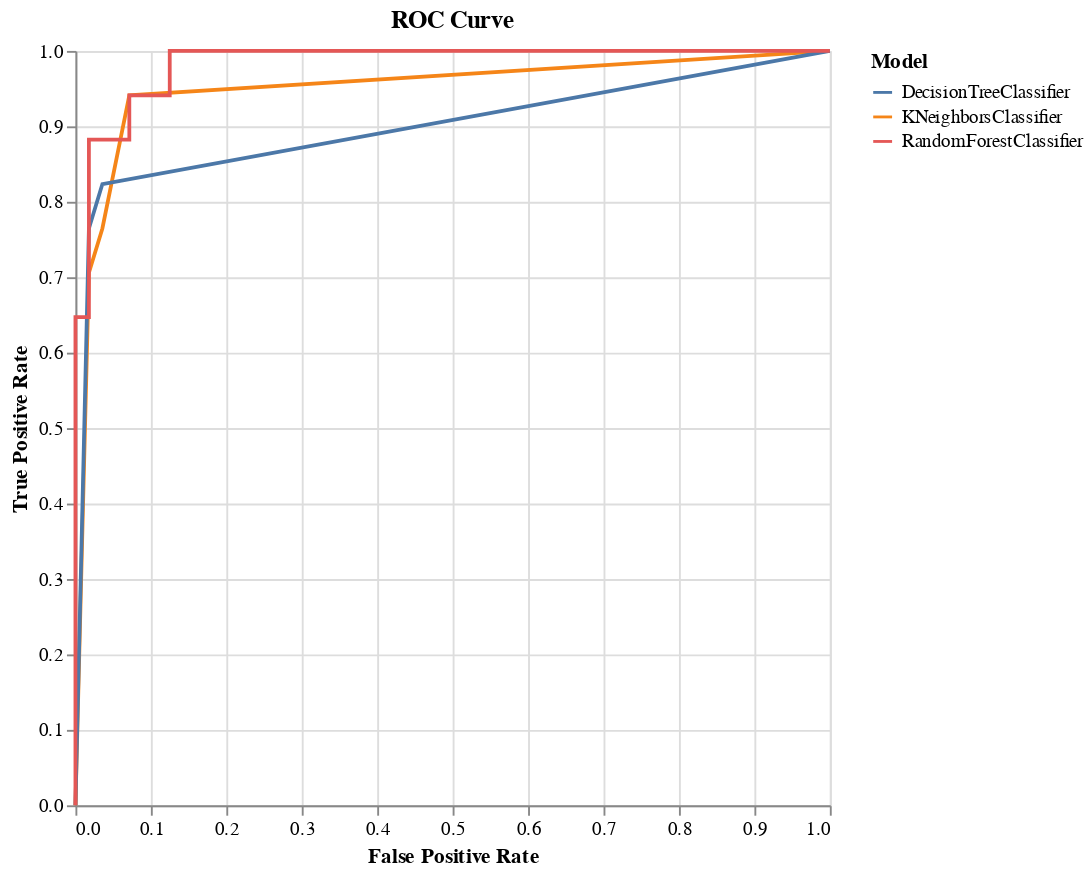

Source (notebook cell):
### Code cell
alt.Chart(df).mark_line(color='blue').encode(
    x=alt.X('False Positive Rate', title='False Positive Rate'),
    y=alt.Y('True Positive Rate', title='True Positive Rate'),
    color=alt.Color('Model'),
    tooltip = ['Model', 'AUC']
).properties(
    width=400,
    height=400,
    title=f'ROC Curve'
).configure_legend(orient='right', labelLimit= 0, )

### Figure 1 — Vega-Lite specification as saved in the notebook (floating-point values rounded to 4 significant figures)
{"config": {"view": {"continuousWidth": 300, "continuousHeight": 300}, "legend": {"labelLimit": 0, "orient": "right"}}, "data": {"name": "data-31a4bb6a4a0d9b51c407cd044ac67924"}, "mark": {"type": "line", "color": "blue"}, "encoding": {"color": {"field": "Model", "type": "nominal"}, "tooltip": [{"field": "Model", "type": "nominal"}, {"field": "AUC", "type": "quantitative"}], "x": {"field": "False Positive Rate", "title": "False Positive Rate", "type": "quantitative"}, "y": {"field": "True Positive Rate", "title": "True Positive Rate", "type": "quantitative"}}, "height": 400, "title": "ROC Curve", "width": 400, "$schema": "https://vega.github.io/schema/vega-lite/v5.17.0.json", "datasets": {"data-31a4bb6a4a0d9b51c407cd044ac67924": [{"False Positive Rate": 0.0, "True Positive Rate": 0.0, "AUC": 0.9512, "Model": "KNeighborsClassifier"}, {"False Positive Rate": 0.01786, "True Positive Rate": 0.7059, "AUC": 0.9512, "Model": "KNeighborsClassifier"}, {"False Positive Rate": 0.03571, "True Positive Rate": 0.7647, "AUC": 0.9512, "Model": "KNeighborsClassifier"}, {"False Positive Rate": 0.07143, "True Positive Rate": 0.9412, "AUC": 0.9512, "Model": "KNeighborsClassifier"}, {"False Positive Rate": 1.0, "True Positive Rate": 1.0, "AUC": 0.9512, "Model": "KNeighborsClassifier"}, {"False Positive Rate": 0.0, "True Positive Rate": 0.0, "AUC": 0.9002, "Model": "DecisionTreeClassifier"}, {"False Positive Rate": 0.01786, "True Positive Rate": 0.7647, "AUC": 0.9002, "Model": "DecisionTreeClassifier"}, {"False Positive Rate": 0.03571, "True Positive Rate": 0.8235, "AUC": 0.9002, "Model": "DecisionTreeClassifier"}, {"False Positive Rate": 1.0, "True Positive Rate": 1.0, "AUC": 0.9002, "Model": "DecisionTreeClassifier"}, {"False Positive Rate": 0.0, "True Positive Rate": 0.0, "AUC": 0.9842, "Model": "RandomForestClassifier"}, {"False Positive Rate": 0.0, "True Positive Rate": 0.05882, "AUC": 0.9842, "Model": "RandomForestClassifier"}, {"False Positive Rate": 0.0, "True Positive Rate": 0.6471, "AUC": 0.9842, "Model": "RandomForestClassifier"}, {"False Positive Rate": 0.01786, "True Positive Rate": 0.6471, "AUC": 0.9842, "Model": "RandomForestClassifier"}, {"False Positive Rate": 0.01786, "True Positive Rate": 0.8824, "AUC": 0.9842, "Model": "RandomForestClassifier"}, {"False Positive Rate": 0.07143, "True Positive Rate": 0.8824, "AUC": 0.9842, "Model": "RandomForestClassifier"}, {"False Positive Rate": 0.07143, "True Positive Rate": 0.9412, "AUC": 0.9842, "Model": "RandomForestClassifier"}, {"False Positive Rate": 0.125, "True Positive Rate": 0.9412, "AUC": 0.9842, "Model": "RandomForestClassifier"}, {"False Positive Rate": 0.125, "True Positive Rate": 1.0, "AUC": 0.9842, "Model": "RandomForestClassifier"}, {"False Positive Rate": 0.5, "True Positive Rate": 1.0, "AUC": 0.9842, "Model": "RandomForestClassifier"}, {"False Positive Rate": 0.5357, "True Positive Rate": 1.0, "AUC": 0.9842, "Model": "RandomForestClassifier"}, {"False Positive Rate": 0.5536, "True Positive Rate": 1.0, "AUC": 0.9842, "Model": "RandomForestClassifier"}, {"False Positive Rate": 0.5893, "True Positive Rate": 1.0, "AUC": 0.9842, "Model": "RandomForestClassifier"}, {"False Positive Rate": 0.8393, "True Positive Rate": 1.0, "AUC": 0.9842, "Model": "RandomForestClassifier"}, {"False Positive Rate": 0.9107, "True Positive Rate": 1.0, "AUC": 0.9842, "Model": "RandomForestClassifier"}, {"False Positive Rate": 1.0, "True Positive Rate": 1.0, "AUC": 0.9842, "Model": "RandomForestClassifier"}]}}
